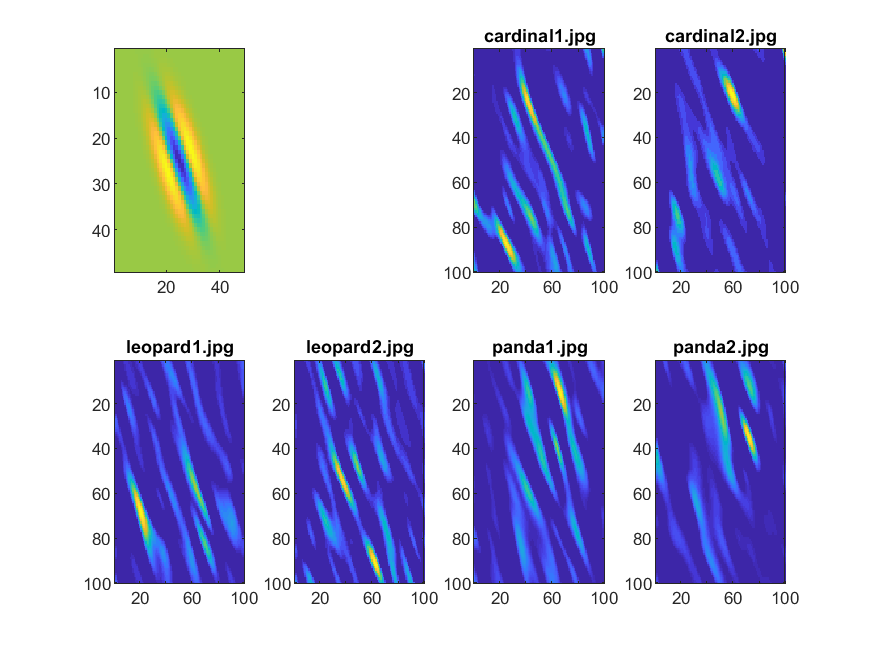
%> input picture hw2/different_animals_similar.png, 875 x 656 px
$ octave --eval "result = energy_image(imread('different_animals_similar.png'));"   (GNU Octave 9; MATLAB toolbox functions it lacks are replaced by stand-ins)
%> lines starting %> are read from the running program, lines starting %| are printed output that depends on the picture
function [energyImage, Ix, Iy] = energy_image(im)

    I = double(rgb2gray(im));               % convert input image to grayscale and double data type
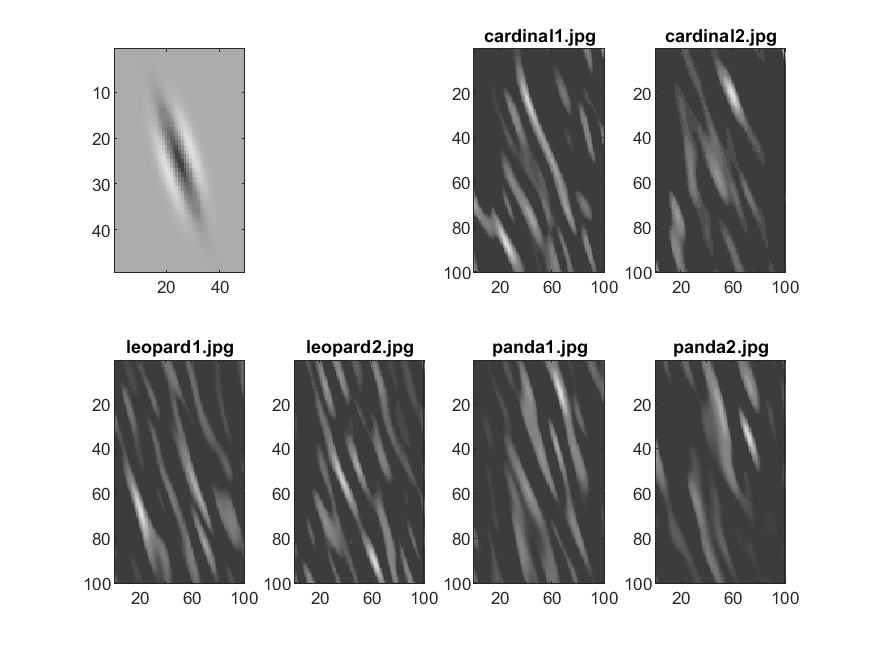
%> I: size 656x875 double; min 0, max 255, mean 191.2

    filter_x = [1 0 -1; 2 0 -2; 1 0 -1];    % gradient filter in class on x direction
    Ix = imfilter(I, filter_x);             % apply the gradient filter
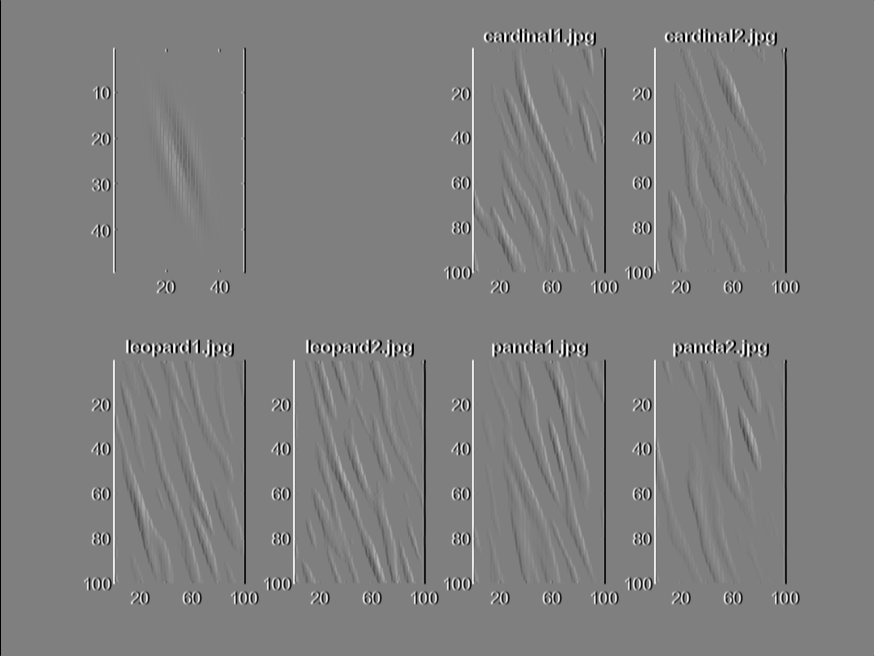
%> Ix: size 656x875 double; min -1020, max 1020, mean 0; drawn with min black and max white

    filter_y = (filter_x)';                 % same gradient filter but on y direction
    Iy = imfilter(I, filter_y);             % apply the gradient filter
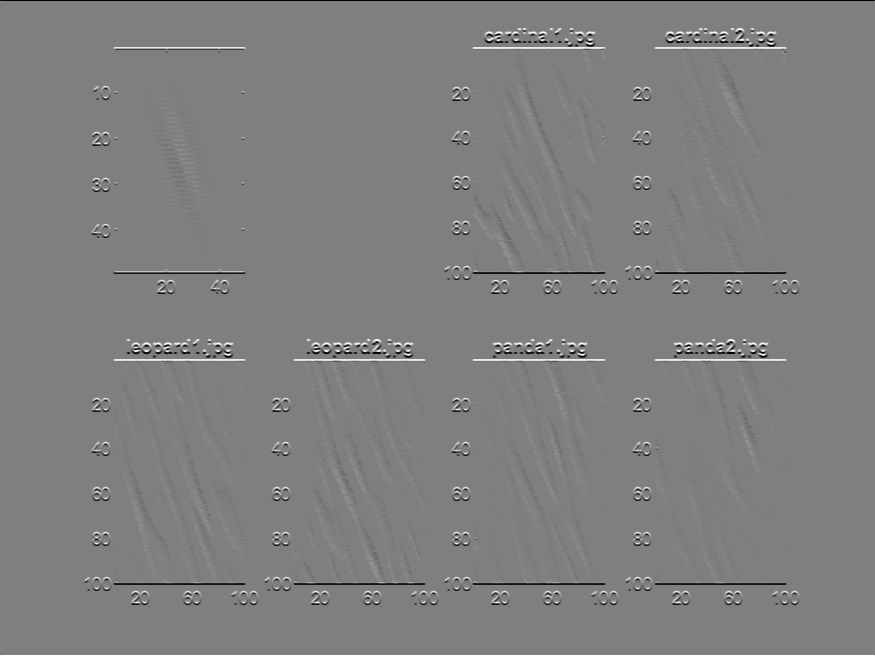
%> Iy: size 656x875 double; min -1020, max 1020, mean 0; mean of the top-left, top-right, bottom-left and bottom-right quarters -3.1, -3.1, 3.1, 3.1; drawn with min black and max white

    energyImage = sqrt((Ix).^2+(Iy).^2);    % compute energy image
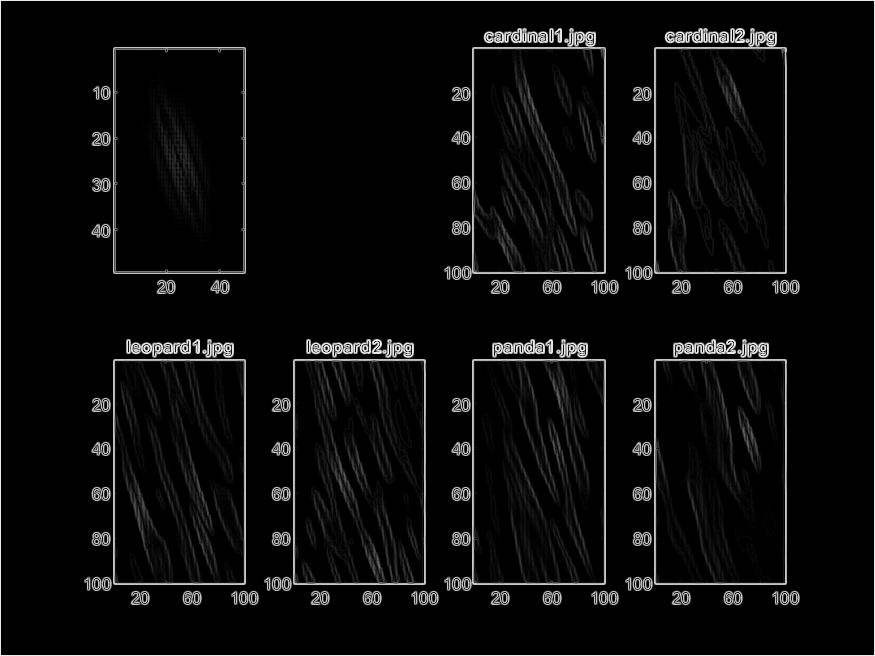
%> energyImage: size 656x875 double; min 0, max 1120.8, mean 52.5; drawn with min black and max white
